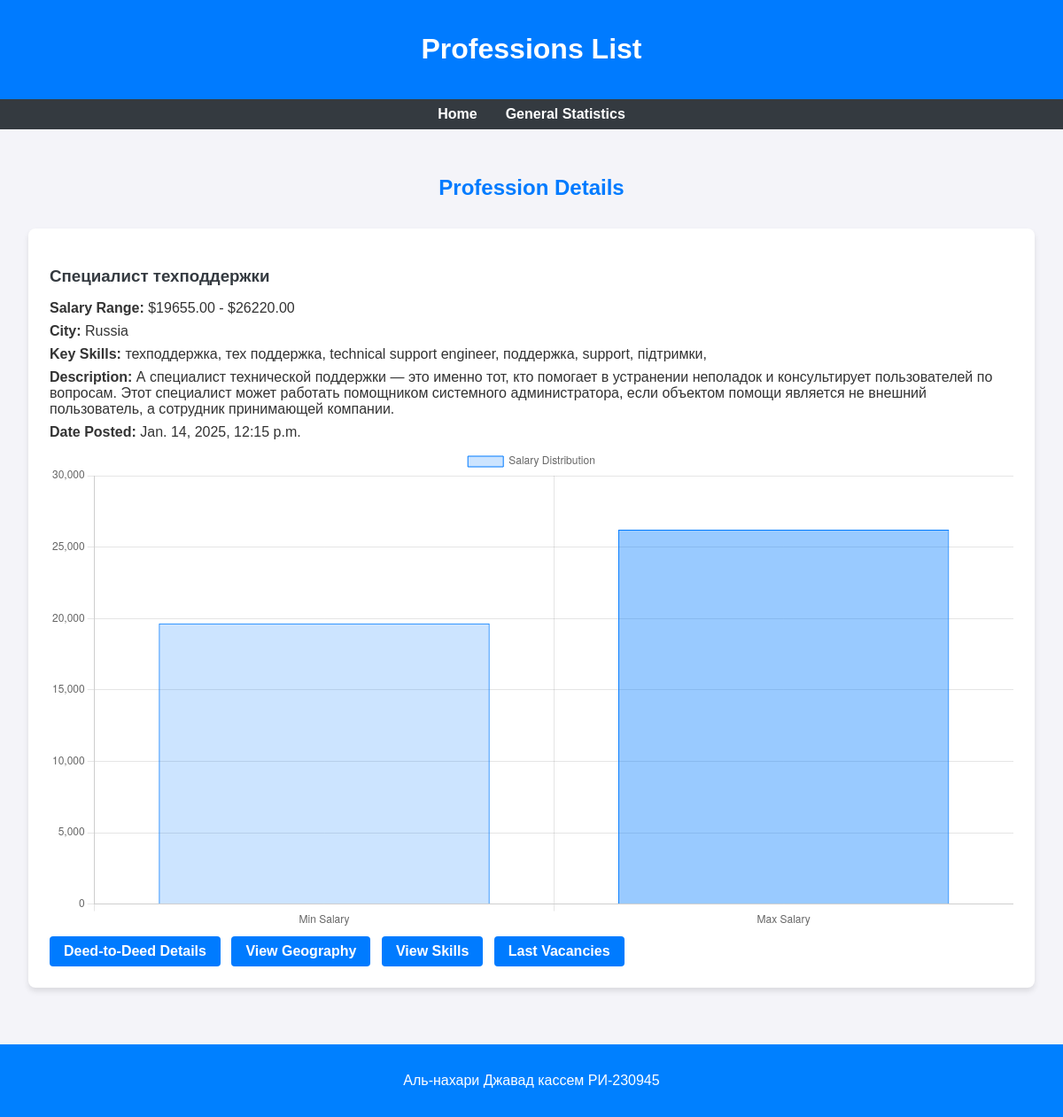
The app's page /profession/ with its own data.
### profession/models.py (models this page shows, shortened)
class Profession(models.Model):
    title = models.CharField(max_length=255)
    salary_from = models.DecimalField(max_digits=10, decimal_places=2)
    salary_to = models.DecimalField(max_digits=10, decimal_places=2)
    city = models.CharField(max_length=255)
    key_skills = models.CharField(max_length=255)
    description = models.TextField()
    date_posted = models.DateTimeField()

### profession/views.py (the view)
# urls.py: path('profession/', views.profession_list, name='profession_list'),  # Add this line
def profession_list(request):
    professions = Profession.objects.all()
    return render(request, 'profession/profession_list.html', {'professions': professions})

### profession/templates/profession/profession_list.html (shortened to what this page needs)
<!DOCTYPE html>
<html lang="en">
<head>
</head>
<body>
    <header>
        <h1>Professions List</h1>
    </header>
    <nav>
        <ul>
            <li><a href="{% url 'profession_list' %}">Home</a></li>
            <li><a href="{% url 'general_statistics' %}">General Statistics</a></li>
        </ul>
    </nav>
    <main>
        <h2>Profession Details</h2>
        {% for profession in professions %}
        <div class="profession">
            <h3>{{ profession.title }}</h3>
            <p><strong>Salary Range:</strong> ${{ profession.salary_from }} - ${{ profession.salary_to }}</p>
            <p><strong>City:</strong> {{ profession.city }}</p>
            <p><strong>Key Skills:</strong> {{ profession.key_skills }}</p>
            <p><strong>Description:</strong> {{ profession.description }}</p>
            <p><strong>Date Posted:</strong> {{ profession.date_posted }}</p>
            <canvas id="salaryChart-{{ profession.id }}" width="400" height="200"></canvas>
            <script>
                var ctx = document.getElementById('salaryChart-{{ profession.id }}').getContext('2d');
                var salaryChart = new Chart(ctx, {
                    type: 'bar',
                    data: {
                        labels: ['Min Salary', 'Max Salary'],
                        datasets: [{
                            label: 'Salary Distribution',
                            data: [{{ profession.salary_from }}, {{ profession.salary_to }}],
                            backgroundColor: ['rgba(0, 123, 255, 0.2)', 'rgba(0, 123, 255, 0.4)'],
                            borderColor: ['rgba(0, 123, 255, 1)', 'rgba(0, 123, 255, 1)'],
                            borderWidth: 1
                        }]
                    },
                    options: {
                        scales: {
                            y: {
                                beginAtZero: true
                            }
                        }
                    }
                });
            </script>
            <a href="{% url 'deed_to_deed' profession.id %}" class="button">Deed-to-Deed Details</a>
            <a href="{% url 'geography' profession.id %}" class="button">View Geography</a>
            <a href="{% url 'skills_view' profession.id %}" class="button">View Skills</a>
            <a href="{% url 'last_vacancies' profession.id %}" class="button">Last Vacancies</a>
        </div>
        {% endfor %}
    </main>
    <footer>
        <p>Аль-нахари Джавад кассем РИ-230945</p>
    </footer>
</body>
</html>

### profession/templates/profession/profession_list.html (style rules this page uses)
body { font-family: Arial, sans-serif; background-color: #f4f4f9; color: #333; margin: 0; padding: 0; }
header { background-color: #007bff; color: #fff; padding: 1rem; text-align: center; }
nav { background-color: #343a40; padding: 0.5rem; }
nav ul { list-style: none; display: flex; justify-content: center; padding: 0; margin: 0; }
nav ul li { margin: 0 1rem; }
nav ul li a { color: #fff; text-decoration: none; font-weight: bold; transition: color 0.3s; }
main { padding: 2rem; }
h2 { text-align: center; margin-bottom: 2rem; color: #007bff; }
.profession { background: #fff; margin-bottom: 2rem; padding: 1.5rem; border-radius: 8px; box-shadow: 0 4px 6px rgba(0, 0, 0, 0.1); }
.profession h3 { color: #343a40; margin-bottom: 1rem; }
.profession p { margin: 0.5rem 0; }
.button { display: inline-block; margin: 0.5rem 0.5rem 0 0; padding: 0.5rem 1rem; background-color: #007bff; color: #fff; text-decoration: none; border-radius: 4px; font-weight: bold; transition: background-color 0.3s, transform 0.2s; }
footer { background-color: #0080ff; color: #fff; text-align: center; padding: 1rem; position: relative; }

### records on screen
Profession: title "Специалист техподдержки", salary_from "19655.00", salary_to "26220.00", city "Russia", key_skills "техподдержка, тех поддержка, technical support engineer, поддержка, support, підтримки,", description "А специалист технической поддержки — это именно тот, кто помогает в устранении неполадок и консультирует пользователей по вопросам. Этот специалист может работать помощником системного администратора, если объектом помощи является не внешний пользователь, а сотрудник принимающей компании.", date_posted "Jan. 14, 2025, 12:15 p.m."

### other values on screen
chart data {{ profession.salary_from }} 19655.00
chart data {{ profession.salary_to }} 26220.00
